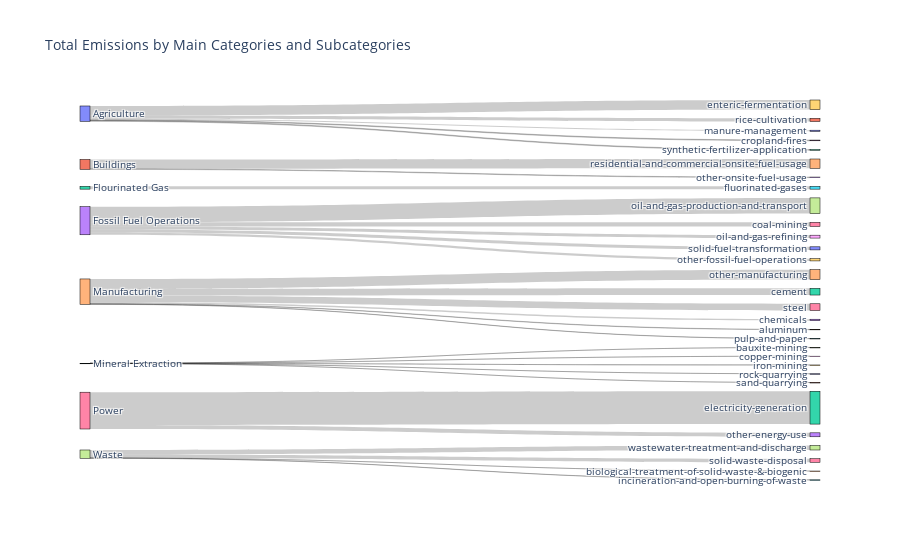

Notebook code for this chart:
### Code cell
import pandas as pd
import plotly.graph_objects as go

# File path for the dataset
file_path = "/Users/nehanavarkar/Desktop/Sem3/INFSCI 2415 - INFORMATION VISUALIZATION/IV_Project/dataset_emission/Combine/greenhouse_gas_emissions_dataset.csv"

# Define categories and their subcategories
categories = {
    "Agriculture": [
        "synthetic-fertilizer-application", "cropland-fires", "enteric-fermentation",
        "manure-management", "other-agriculture-soil-emissions", "rice-cultivation"
    ],
    "Buildings": [
        "other-onsite-fuel-usage", "residential-and-commercial-onsite-fuel-usage"
    ],
    "Flourinated Gas": ["fluorinated-gases"],
    "Fossil Fuel Operations": [
        "coal-mining", "oil-and-gas-production-and-transport",
        "oil-and-gas-refining", "other-fossil-fuel-operations", "solid-fuel-transformation"
    ],
    "Manufacturing": [
        "aluminum", "cement", "chemicals", "other-manufacturing", "pulp-and-paper", "steel"
    ],
    "Mineral Extraction": [
        "bauxite-mining", "copper-mining", "iron-mining", "rock-quarrying", "sand-quarrying"
    ],
    "Power": ["electricity-generation", "other-energy-use"],
    "Waste": [
        "biological-treatment-of-solid-waste-&-biogenic", "incineration-and-open-burning-of-waste",
        "solid-waste-disposal", "wastewater-treatment-and-discharge"
    ],
}

try:
    # Load the dataset
    df = pd.read_csv(file_path, low_memory=False)

    # Ensure 'emissions_quantity' is numeric and filter non-null values
    df['emissions_quantity'] = pd.to_numeric(df['emissions_quantity'], errors='coerce')
    df = df[df['emissions_quantity'].notnull()]

    # Map subcategories to main categories
    subcategory_to_category = {sub: cat for cat, sublist in categories.items() for sub in sublist}
    df['main_category'] = df['original_inventory_sector'].map(subcategory_to_category)

    # Drop rows with unmapped categories
    df = df[df['main_category'].notnull()]

    # Aggregate data by main categories and subcategories
    emissions_agg = df.groupby(['main_category', 'original_inventory_sector'])['emissions_quantity'].sum().reset_index()

    # Prepare nodes and links for the Sankey diagram
    main_categories = emissions_agg['main_category'].unique()
    subcategories = emissions_agg['original_inventory_sector'].unique()
    all_nodes = list(main_categories) + list(subcategories)

    # Create node mapping
    node_mapping = {node: i for i, node in enumerate(all_nodes)}

    # Create Sankey links
    links = {
        "source": emissions_agg['main_category'].map(node_mapping),
        "target": emissions_agg['original_inventory_sector'].map(node_mapping),
        "value": emissions_agg['emissions_quantity']
    }

    # Generate Sankey diagram
    fig = go.Figure(go.Sankey(
        node=dict(
            pad=15,
            thickness=10,
            line=dict(color="black", width=0.5),
            label=all_nodes
        ),
        link=dict(
            source=links["source"],
            target=links["target"],
            value=links["value"]
        )
    ))

    # Update layout
    fig.update_layout(
        title_text="Total Emissions by Main Categories and Subcategories",
        font_size=10,
        template="plotly_white"
    )

    # Show the plot
    fig.show()

    # Save the plot as HTML
    output_file = "/Users/nehanavarkar/Desktop/emissions_sankey.html"
    fig.write_html(output_file)
    print(f"Sankey diagram saved as HTML: {output_file}")

except Exception as e:
    print(f"An error occurred: {e}")

### Figure 1 — Plotly figure (JSON) as saved in the notebook; plotly's stock layout.template omitted (floating-point values rounded to 4 significant figures)
{"data": [{"link": {"source": [0, 0, 0, 0, 0, 1, 1, 2, 3, 3, 3, 3, 3, 4, 4, 4, 4, 4, 4, 5, 5, 5, 5, 5, 6, 6, 7, 7, 7, 7], "target": [8, 9, 10, 11, 12, 13, 14, 15, 16, 17, 18, 19, 20, 21, 22, 23, 24, 25, 26, 27, 28, 29, 30, 31, 32, 33, 34, 35, 36, 37], "value": [5915000000.0, 78920000000.0, 9409000000.0, 25360000000.0, 6048000000.0, 4532000000.0, 76430000000.0, 23020000000.0, 33710000000.0, 128800000000.0, 23690000000.0, 18700000000.0, 25390000000.0, 3084370212, 54853517037, 11559610680, 81570000000.0, 1882000000.0, 55058020506, 36140000.0, 460200000.0, 374000000.0, 204900000.0, 59044179, 269219751000, 32520000000.0, 292900000.0, 1599000000.0, 29240000000.0, 36630000000.0]}, "node": {"label": ["Agriculture", "Buildings", "Flourinated Gas", "Fossil Fuel Operations", "Manufacturing", "Mineral Extraction", "Power", "Waste", "cropland-fires", "enteric-fermentation", "manure-management", "rice-cultivation", "synthetic-fertilizer-application", "other-onsite-fuel-usage", "residential-and-commercial-onsite-fuel-usage", "fluorinated-gases", "coal-mining", "oil-and-gas-production-and-transport", "oil-and-gas-refining", "other-fossil-fuel-operations", "solid-fuel-transformation", "aluminum", "cement", "chemicals", "other-manufacturing", "pulp-and-paper", "steel", "bauxite-mining", "copper-mining", "iron-mining", "rock-quarrying", "sand-quarrying", "electricity-generation", "other-energy-use", "biological-treatment-of-solid-waste-&-biogenic", "incineration-and-open-burning-of-waste", "solid-waste-disposal", "wastewater-treatment-and-discharge"], "line": {"color": "black", "width": 0.5}, "pad": 15, "thickness": 10}, "type": "sankey"}], "layout": {"autosize": true, "font": {"size": 10}, "title": {"text": "Total Emissions by Main Categories and Subcategories"}}}
